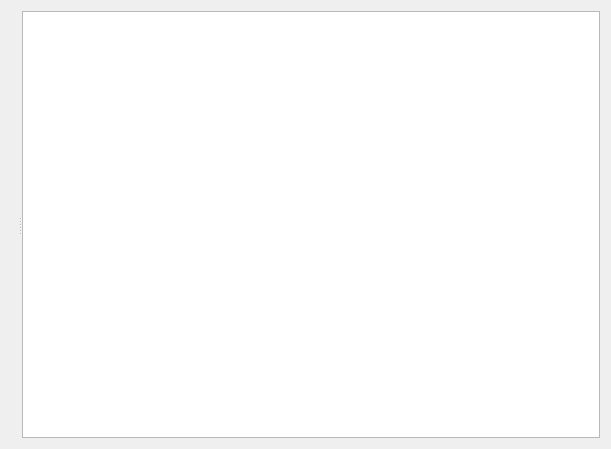
<?xml version="1.0" encoding="UTF-8"?>
<ui version="4.0">
 <class>RelationsView</class>
 <widget class="QWidget" name="RelationsView">
  <property name="geometry">
   <rect>
    <x>0</x>
    <y>0</y>
    <width>611</width>
    <height>449</height>
   </rect>
  </property>
  <property name="windowTitle">
   <string>Roby Display</string>
  </property>
  <layout class="QVBoxLayout" name="verticalLayout_2">
   <item>
    <widget class="QSplitter" name="splitter">
     <property name="orientation">
      <enum>Qt::Horizontal</enum>
     </property>
     <widget class="QWidget" name="">
      <layout class="QVBoxLayout" name="leftLayout" stretch="1,1">
       <property name="topMargin">
        <number>0</number>
       </property>
       <item>
        <widget class="QLabel" name="info">
         <property name="sizePolicy">
          <sizepolicy hsizetype="Preferred" vsizetype="Minimum">
           <horstretch>0</horstretch>
           <verstretch>0</verstretch>
          </sizepolicy>
         </property>
         <property name="text">
          <string/>
         </property>
         <property name="wordWrap">
          <bool>true</bool>
         </property>
        </widget>
       </item>
       <item>
        <widget class="QWidget" name="history" native="true">
         <property name="sizePolicy">
          <sizepolicy hsizetype="Minimum" vsizetype="MinimumExpanding">
           <horstretch>0</horstretch>
           <verstretch>0</verstretch>
          </sizepolicy>
         </property>
        </widget>
       </item>
      </layout>
     </widget>
     <widget class="QGraphicsView" name="graphics">
      <property name="sizePolicy">
       <sizepolicy hsizetype="Expanding" vsizetype="Expanding">
        <horstretch>10</horstretch>
        <verstretch>0</verstretch>
       </sizepolicy>
      </property>
      <property name="minimumSize">
       <size>
        <width>250</width>
        <height>250</height>
       </size>
      </property>
      <property name="renderHints">
       <set>QPainter::Antialiasing|QPainter::TextAntialiasing</set>
      </property>
     </widget>
    </widget>
   </item>
  </layout>
 </widget>
 <resources/>
 <connections/>
</ui>
